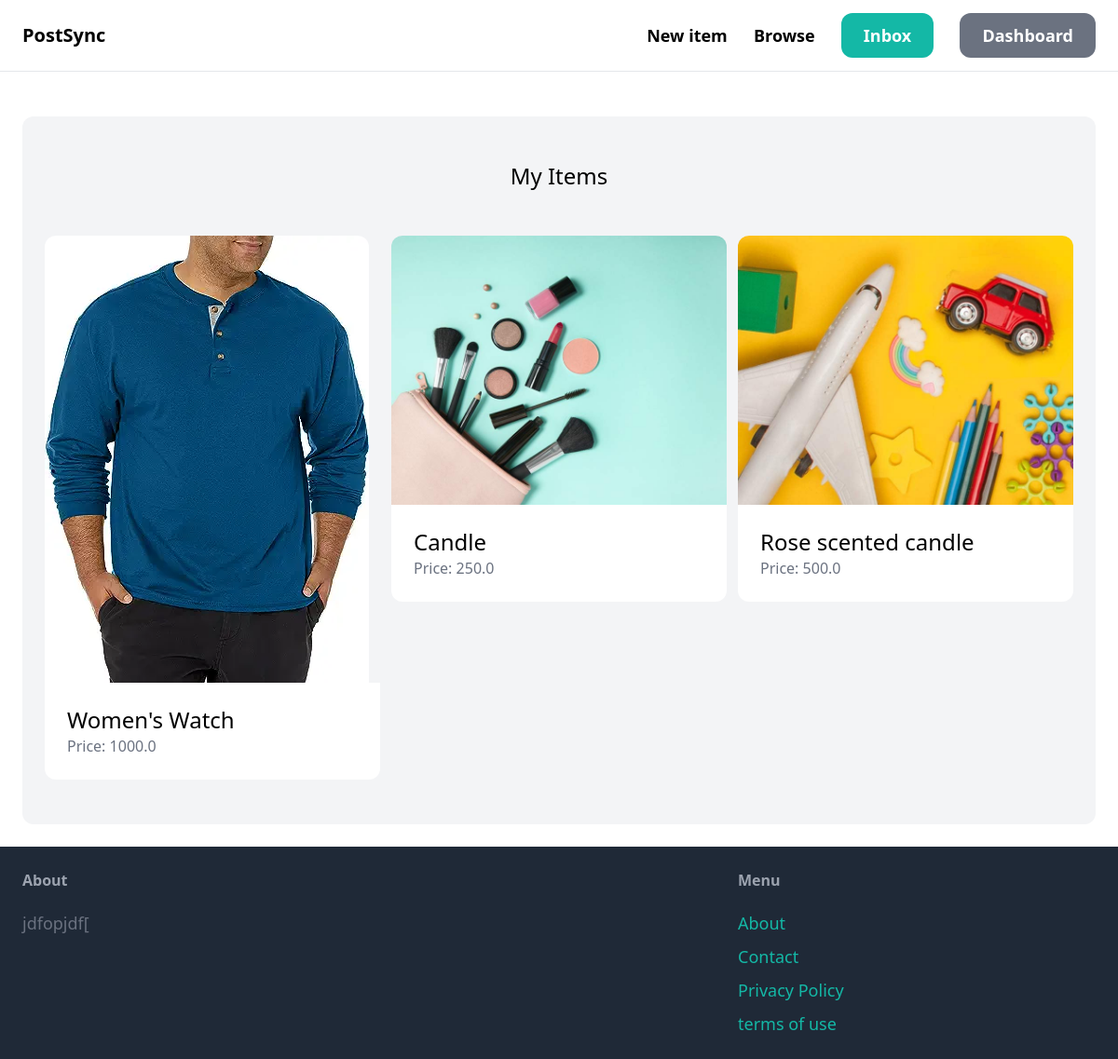
/dashboard/ (signed in), run on an earlier commit of the app's database.
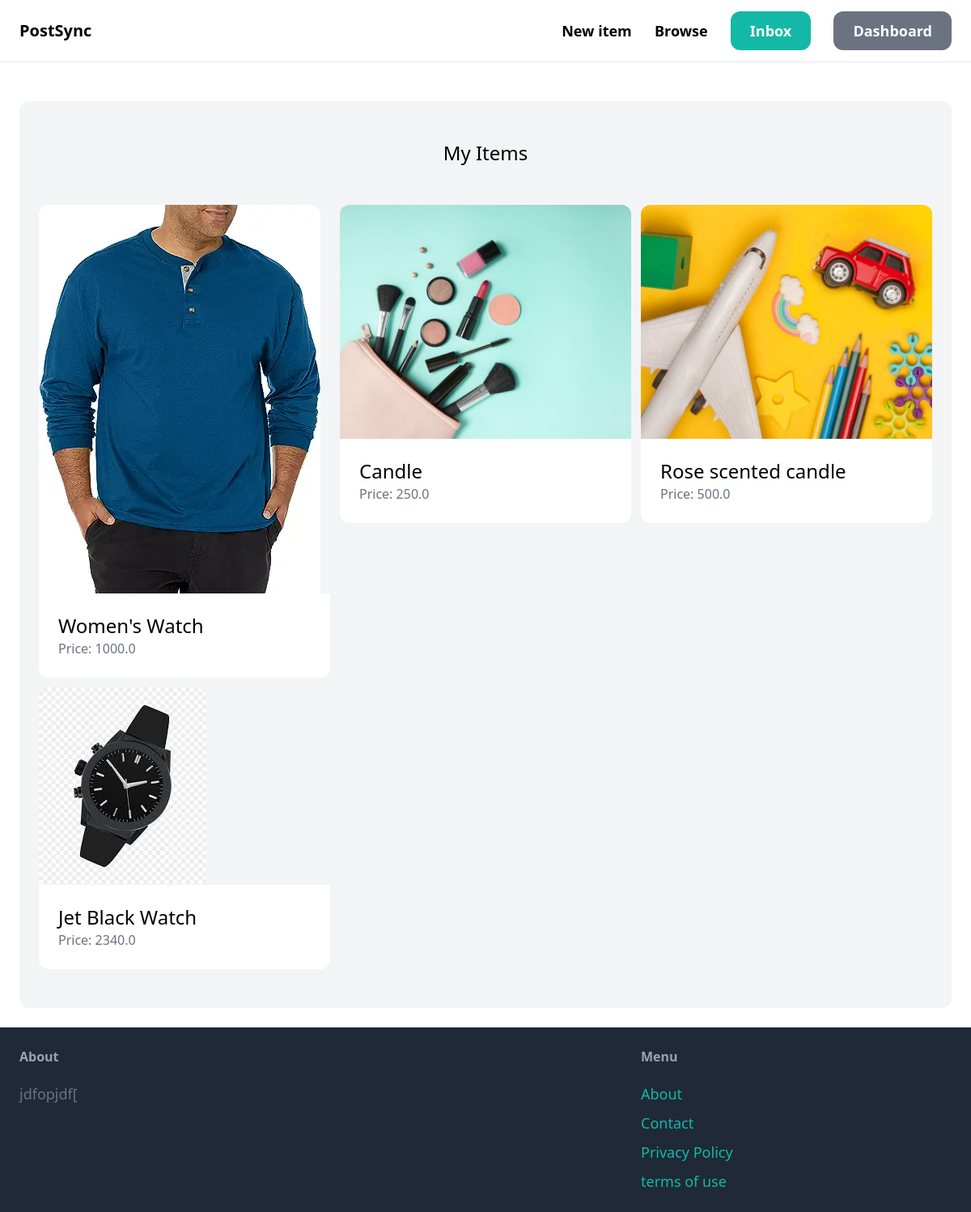
And on a later commit of the database.
### item/models.py (models this page shows, shortened)
class Item(models.Model):
    category=models.ForeignKey(Category,related_name='items',on_delete=models.CASCADE)
    name=models.CharField(max_length=255)
    description=models.TextField(blank=True,null=True)
    price=models.FloatField()
    image=models.ImageField(upload_to='item_images',blank=True,null=True)
    is_sold=models.BooleanField(default=False)
    created_by=models.ForeignKey(User,related_name='items',on_delete=models.CASCADE)
    created_at=models.DateTimeField(auto_now_add=True)

### dashboard/views.py (the view)
# urls.py: path('', views.index, name='index'),
@login_required
def index(request):
    items = Item.objects.filter(created_by=request.user)
    return render(request, 'dashboard/index.html', {'items': items})

### dashboard/templates/dashboard/index.html (shortened to what this page needs)
{% extends 'core/base.html' %}
{% block content %}
    <div class="mt-6 px-6 py-12 bg-gray-100 rounded-xl">
        <h2 class="mb-12 text-2xl text-center">My Items</h2>
        <div class="grid grid-cols-3 gap-3">
            {% for item in items %}
            <div>
                <a href="{% url 'item:detail' item.id %}">
                    <div>
                        <img src="{{item.image.url}}" class="rounded-t-xl">
                    </div>
                    <div class="p-6 bg-white rounded-b-xl">
                        <h2 class="text-2xl">{{item.name}}</h2>
                        <p class="text-gray-500">Price: {{item.price}}</p>
                    </div>
                </a>
            </div>
            {% endfor %}
        </div>
    </div>
{% endblock %}

What changed in the data, as far as the page shows it:
added Item: image (picture), name "Jet Black Watch", price "2340.0"
